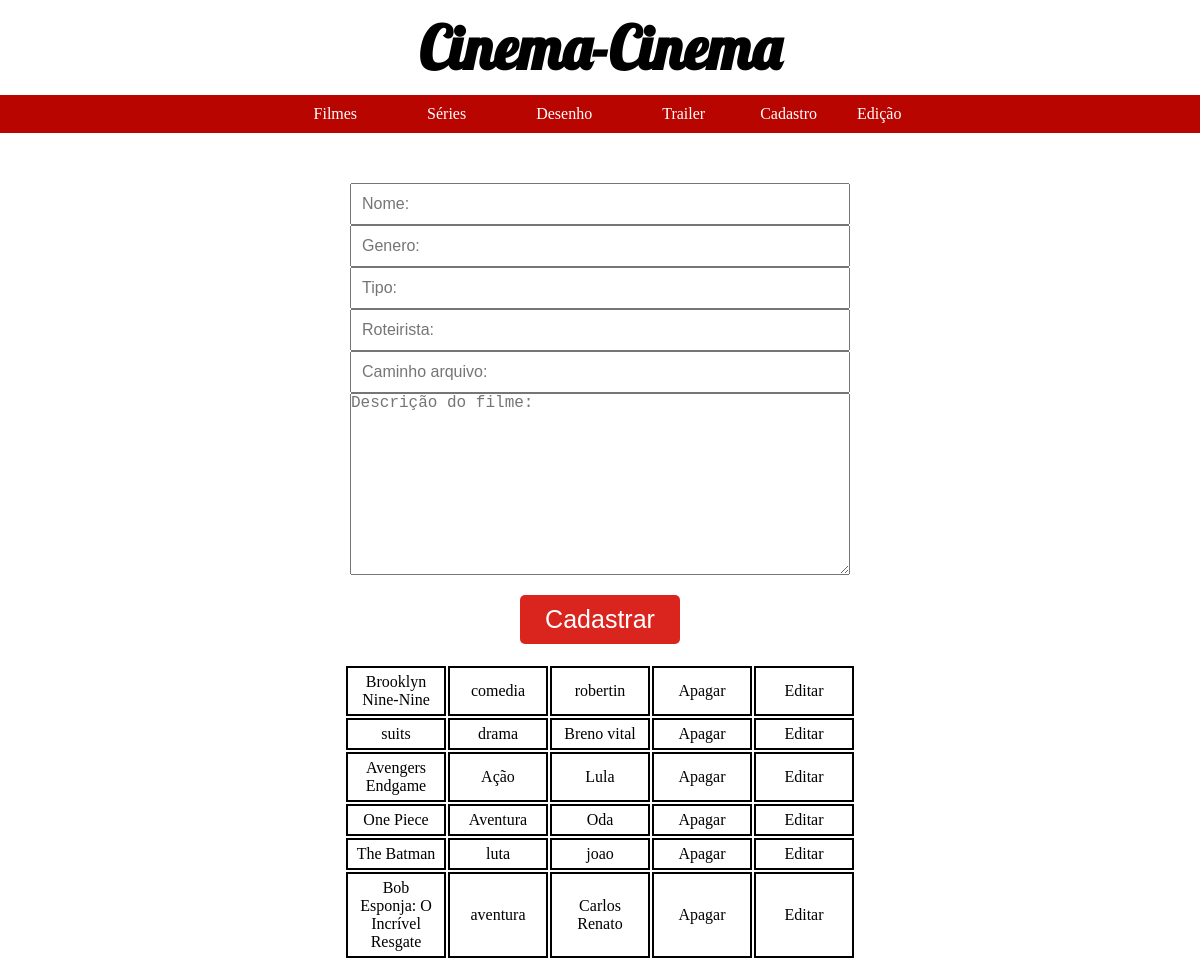
The app's page /edicao.php with its own data.
### tables this page shows
CREATE TABLE `filmedado` (
  `id` int(11) NOT NULL,
  `nome` varchar(100) NOT NULL,
  `descricao` varchar(255) NOT NULL,
  `genero` varchar(100) NOT NULL,
  `roteirista` varchar(100) NOT NULL,
  `caminho` varchar(100) NOT NULL,
  `tipo` varchar(255) DEFAULT NULL
);

### php/filmeDAO.php (called while the page is built, shortened)
<?php
require_once 'filme.php';
class filmeDAO{
    private $pdo;
     public function __construct(PDO $driver){
        $this->pdo = $driver;
     }
     public function listar(){
      $lista = [];
      $sql = $this->pdo->query("SELECT*FROM filmedado");
      if($sql->rowCount()>0){
         $data = $sql->fetchAll();
         foreach ($data as $item) {
            $filme = new filme();
            $filme->setid($item['id']);
            $filme->setnome($item['nome']);
            $filme->setdescricao($item['descricao']);
            $filme->setgenero($item['genero']);
            $filme->setroteirista($item['roteirista']);
            $filme->setcaminho($item['caminho']);
            $filme->settipo($item['tipo']);
            $lista[] = $filme;
         }
      }
      return $lista;
     }
}

### php/filme.php (called while the page is built, shortened)
<?php
class filme{
    private $nome;
    private $genero;
    private $roteirista;
        public function getnome(){
            return $this->nome;
        }
        public function setnome($nome){
            $this->nome = $nome;
        }
        public function getgenero(){
            return $this->genero;
        }
        public function setgenero($genero){
            $this->genero = $genero;
        }
        public function getroteirista(){
            return $this->roteirista;
        }
        public function setroteirista($roteirista){
            $this->roteirista = $roteirista;
        }
}

### edicao.php (the view, shortened to what this page needs)
<?php
require_once 'C:\xampp\htdocs\codigo\Cinema-cinema 2\php\filmeDAO.php';
$filmeDao = new filmeDAO($pdo);
$dados = $filmeDao->listar();
?>
<!DOCTYPE html>
<html lang="en">
  <head>
    <link rel="stylesheet" href="style.css" />
  </head>
  <body>
    <header class="tp">
      <section class="tp-um">
        <h1>Cinema-Cinema</h1>
      </section>
      <nav class="tp-dois">
        <ul>
          <li>
            <a href="http://localhost/codigo/Cinema-cinema%202/?tela=filme"
              >Filmes</a
            >
          </li>
          <li>
            <a href="http://localhost/codigo/Cinema-cinema%202/?tela=serie"
              >Séries</a
            >
          </li>
          <li>
            <a href="http://localhost/codigo/Cinema-cinema%202/?tela=desenho"
              >Desenho</a
            >
          </li>
          <li>
            <a href="http://localhost/codigo/Cinema-cinema%202/?tela=trailer"
              >Trailer</a
            >
          </li>
          <li onclick="cad()">
            Cadastro
          </li>
          <li onclick="edit()">
           Edição
          </li>
        </ul>
      </nav>
    </header>
    <section class="container">
      <section class="cadastro">
        <form action="" method="get">
          <div class="cd-input">
            <div>
                <input type="text" name="nome" id="" placeholder="Nome: " />
              </div>
              <div>
                <input type="text" name="genero" id="" placeholder="Genero: "/>
              </div>
              <div>
                <input type="text" name="tipo" id="" placeholder="Tipo: "/>
              </div>
              <div>
                <input type="text" name="roteiro" id="" placeholder="Roteirista:"/>
              </div>
              <div>
                <input type="text" name="caminho" id="" placeholder="Caminho arquivo: "/>
              </div>
          </div>
          <div class="cd-text">
            <textarea name="descricao" id="" cols="30" rows="10" placeholder="Descrição do filme:"></textarea>
          </div>
          <input type="submit" value="Cadastrar" class="btn">
        </form>
      </section>
      <section class="edicao">
        <table>
          <?php foreach ($dados as $a): ?>
            <tr>
              <td><?= $a->getnome(); ?></td>
              <td><?= $a->getgenero(); ?></td>
              <td><?= $a->getroteirista(); ?></td>
              <td class='edicao-btn'>Apagar</td>
              <td class='edicao-btn'>Editar</td>
            </tr>
          <?php endforeach; ?>
        </table>
      </section>
    </section>
  </body>
</html>

### style.css (style rules this page uses)
* { margin: 0; padding: 0; box-sizing: border-box; text-decoration: none; list-style: none; }
.container { width: 90%; margin: auto; }
.tp { margin: auto; min-height: 120px; align-items: center; }
.tp-um { display: flex; flex-direction: row; align-items: center; justify-content: space-evenly; padding: 10px; }
.tp-um h1 { font-size: 60px; font-family: 'Lobster', cursive; }
.tp-dois { background-color: #B90500; }
.tp-dois ul { display: flex; flex-direction: row; justify-content: center; }
.tp-dois li { padding: 10px 20px; }
.tp-dois ul li a { padding: 15px; color: white; }
li { color: white; cursor: pointer; }
.tp-dois a { color: white; }
.cadastro { display: flex; flex-direction: column; align-items: center; margin-top: 50px; width: 100%; }
form { width: 100%; display: flex; flex-direction: column; align-items: center; }
.cd-input div { width: 100%; display: flex; flex-direction: column; align-items: center; }
.cd-input input { width: 500px; padding: 10px; font-size: 16px; }
.cd-text { display: flex; align-items: center; width: 100%; }
.cd-text textarea { margin: auto; font-size: 16px; width: 500px; }
.btn { background-color: #da251f; margin: 20px; padding: 10px 25px; font-size: 25px; border-radius: 5px; color: white; border: none; cursor: pointer; }
.edicao { display: flex; justify-content: center; }
.edicao td { width: 100px; padding: 5px; border:2px solid black; text-align: center; }
.edicao-btn { cursor: pointer; }

### records on screen
filmedado: nome "Brooklyn Nine-Nine", genero "comedia", roteirista "robertin"
filmedado: nome "suits", genero "drama", roteirista "Breno vital"
filmedado: nome "Avengers Endgame", genero "Ação", roteirista "Lula"
filmedado: nome "One Piece", genero "Aventura", roteirista "Oda"
filmedado: nome "The Batman", genero "luta", roteirista "joao"
filmedado: nome "Bob Esponja: O Incrível Resgate", genero "aventura", roteirista "Carlos Renato"
